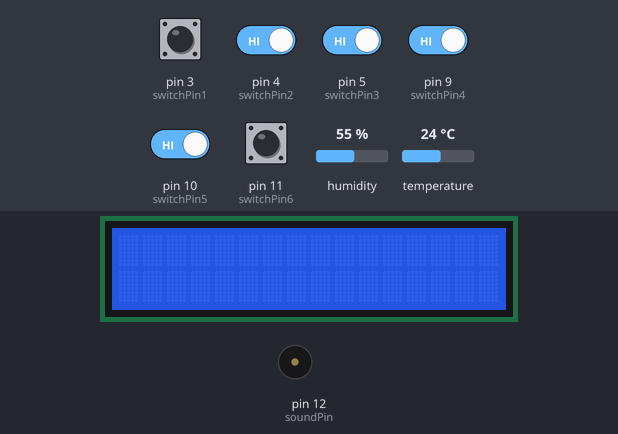
Bench run of a sketch on a simulated Arduino Uno, built with avr-gcc and run on an emulated ATmega328P. On the bench: 16×2 character LCD, buzzer (waves = sounding). Inputs (shaded band) come from the test bench; at power-on: pin 3 (switchPin1), pin 4 (switchPin2), pin 5 (switchPin3), pin 9 (switchPin4), pin 10 (switchPin5), pin 11 (switchPin6) HIGH, humidity 55 %, temperature 24 °C. The local clock reads 2024-03-15 10:24:30 at power-on unless the sketch sets it.

Above: at 2.2 s.
2.3 s: pin 3 (switchPin1) pulled LOW for 0.15 s
At 2.96 s:
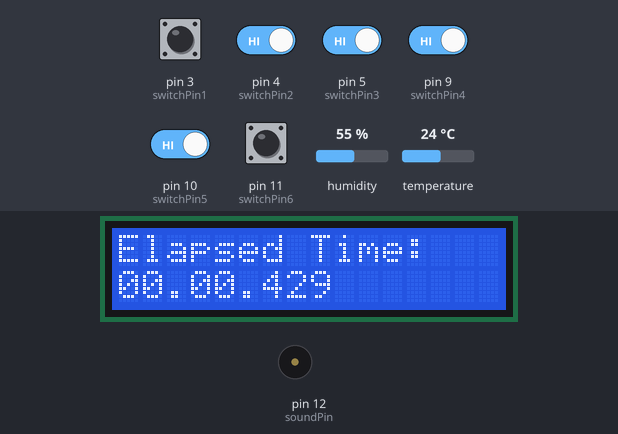
4.6 s: pin 3 (switchPin1) pulled LOW for 1 s
At 4.97 s:
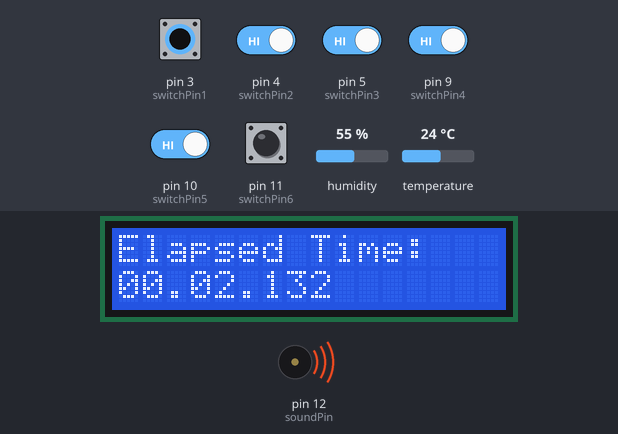
7.7 s: pin 3 (switchPin1) driven LOW and pin 4 (switchPin2) driven LOW and pin 5 (switchPin3) driven LOW and pin 9 (switchPin4) driven LOW and pin 10 (switchPin5) driven LOW
At 10.2 s:
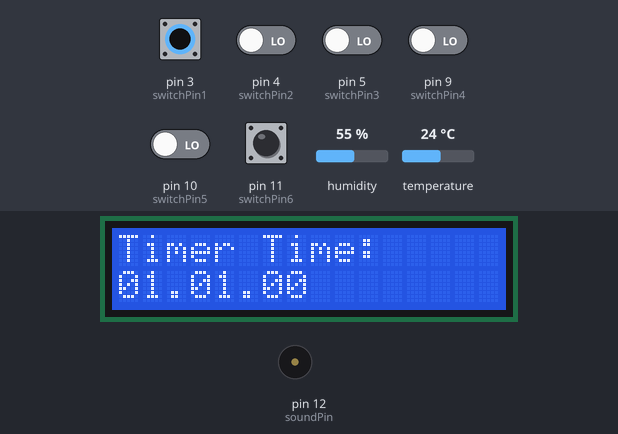
10.6 s: humidity set to 22 %
At 12.4 s:
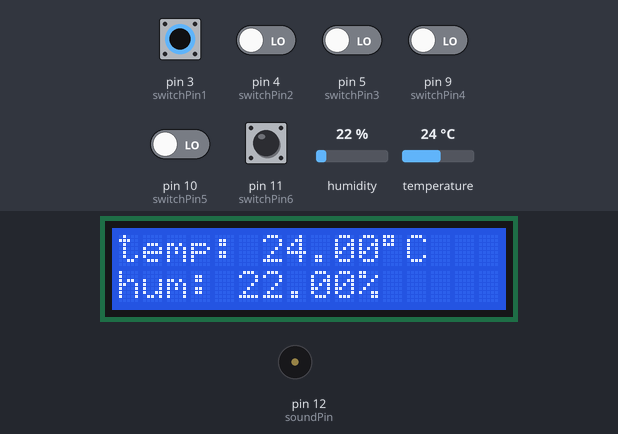
12.7 s: pin 11 (switchPin6) pulled LOW for 1 s
At 13.7 s:
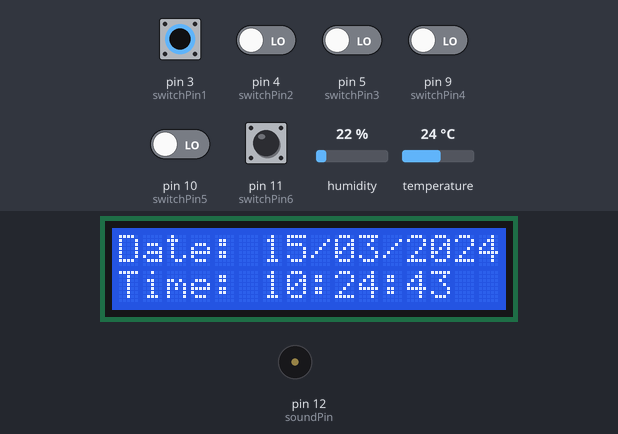
15.2 s: pin 5 (switchPin3) driven HIGH
At 15.61 s:
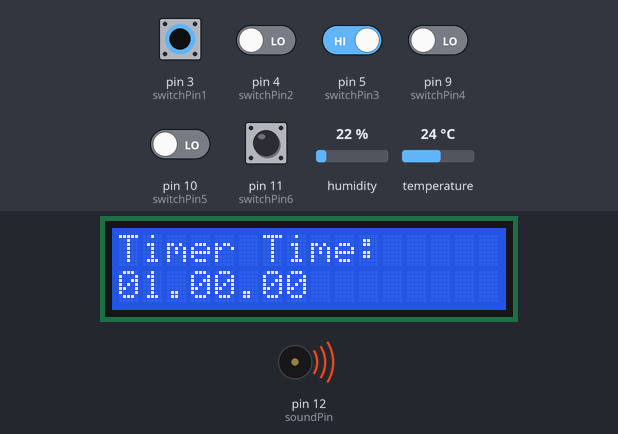
Timing chart, 0 to 18.0 s (numbered marks = the images above; inputs shaded):
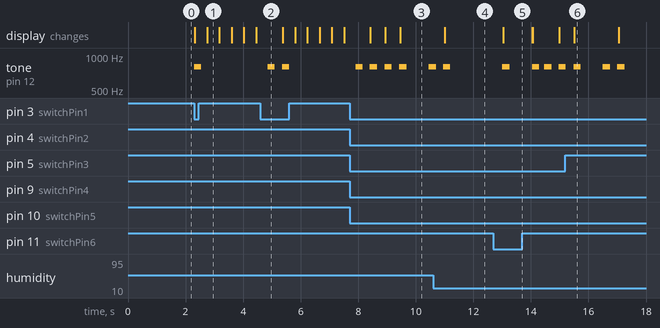

The sketch:

SmartWatch.ino
```cpp
#include <DHT.h> /* Підключення бібліотеки для роботи з датчиком вологості і температури DHT */
#define DHTPIN 2 /* Визначення піна, на якому підключено датчик DHT */
#include <Wire.h> /* Підключення бібліотеки для роботи з I2C протоколом */
#include <LiquidCrystal_I2C.h>  /* Підключення бібліотеки для роботи з I2C LCD дисплеєм */
#include <ThreeWire.h>  /* Підключення бібліотеки для використання трьохпровідкового з'єднання до модуля RTC DS1302 */
#include <RtcDS1302.h>  /* Підключення бібліотеки для роботи з модулем реального часу DS1302 */

LiquidCrystal_I2C lcd(0x27, 16, 2);  /* Ініціалізація об'єкту для роботи з LCD дисплеєм */
DHT dht(DHTPIN, DHT11);  /* Ініціалізація об'єкту для роботи з датчиком DHT11 */
ThreeWire myWire(7, 6, 8);  /* Ініціалізація об'єкту для підключення пінів DAT, CLK, RST годинника реального часу DS1302 */
RtcDS1302<ThreeWire> Rtc(myWire);  /* Ініціалізація об'єкту для роботи з модулем реального часу */

int var, test, ns, lt, lt1;  /* Змінні для керування функціоналом */
int soundPin = 12;  /* Пін для виведення звукового сигналу */
int switchPin1 = 3;  /* Пін для першої кнопки */
int switchPin2 = 4;  /* Пін для другої кнопки */
int switchPin3 = 5;  /* Пін для третьої кнопки */
int switchPin4 = 9;  /* Пін для четвертої кнопки */
int switchPin5 = 10;  /* Пін для п'ятої кнопки */
int switchPin6 = 11;  /* Пін для шостої кнопки */
unsigned long startTime = 0;  /* Початковий час для вимірювання інтервалу */
unsigned long allMili = 0;  /* Початковий час для зворотного відліку */
int selectedHour = 0;  /* Змінна для зберігання вибраних годин */
int selectedMinute = 0;  /* Змінна для зберігання вибраних хвилин */
int selectedSecond = 0;  /* Змінна для зберігання вибраних секунд */

void setup()
{
  Serial.begin(9600);  /* Ініціалізація зв'язку зі зовнішнім пристроєм ( комп'ютером) */
  dht.begin();  /* Ініціалізація датчика DHT */
  lcd.begin();  /* Ініціалізація LCD дисплею */
  delay(1000);  /* Затримка для стабілізації */
  lcd.backlight();  /* Включення підсвічування LCD дисплея */
  Rtc.Begin();  /* Ініціалізація модуля реального часу */
  Rtc.SetIsRunning(true);  /* Запуск модуля реального часу */
  pinMode(switchPin1, INPUT);  /* Встановлення піна для першої кнопки як вхід */
  digitalWrite(switchPin1, HIGH);  /* Підтягування до HIGH для уникнення неправильних сигналів */
  pinMode(switchPin2, INPUT);  /* Встановлення піна для другої кнопки як вхід */
  digitalWrite(switchPin2, HIGH); /* Підтягування до HIGH для уникнення неправильних сигналів */
  pinMode(switchPin3, INPUT); /* Встановлення піна для третьої кнопки як вхід */
  digitalWrite(switchPin3, HIGH); /* Підтягування до HIGH для уникнення неправильних сигналів */
  pinMode(switchPin4, INPUT); /* Встановлення піна для четвертої кнопки як вхід */
  digitalWrite(switchPin4, HIGH); /* Підтягування до HIGH для уникнення неправильних сигналів */
  pinMode(switchPin5, INPUT); /* Встановлення піна для п'ятої кнопки як вхід */
  digitalWrite(switchPin5, HIGH); /* Підтягування до HIGH для уникнення неправильних сигналів */
  pinMode(switchPin6, INPUT); /* Встановлення піна для шостої кнопки як вхід */
  digitalWrite(switchPin6, HIGH); /* Підтягування до HIGH для уникнення неправильних сигналів */
  pinMode(soundPin, OUTPUT);  /* Встановлення піна для звукового сигналу як вихідний */
}

void loop()
{
  //RtcDateTime newDateTime(2024, 04, 05, 19, 19, 25);
  //Rtc.SetDateTime(newDateTime);
  //кнопка 1: секундомір
  if (digitalRead(switchPin1) == LOW) /* Перевірка на натискання першої кнопки */
  {
    tone(soundPin, 800, 250); /* Відтворення звукового сигналу */
    test=1; /* Вказуємо змінній test значення 1. Це робиться для запуску циклу, який буде відповідати за хід шкали таймера в реальному часі. */
    startTime = millis(); /* Ініціалізація таймера */

    while(test==1) /* Запускаємо цикл */
    {
      lcd.clear(); /* Чистемо інформацію на екрані дисплею */
      lcd.setCursor(0, 0); /* Вказуємо кординату дисплею для виведення інформації */

      unsigned long elapsedTime = millis() - startTime; /* Визначаємо час, який пройшов від початку таймера */
      int minutes = (elapsedTime % 3600000) / 60000; /* Обчислення хвилин */
      int seconds = (elapsedTime % 60000) / 1000; /* Обчислення секунд */
      int milliseconds = elapsedTime % 1000; /* Обчислення мілісекунд */

      /* Форматуємо час для виведення на екран */
      String secondsString = String(seconds < 10 ? "0" + String(seconds) : String(seconds)); /* Перевірка на число, а саме чи воно менше 10. Якщо так, ми виводимо на дисплей це число з 0 поперед собою. В іншому випадку просто виводиться це значення. */
      String minutesString = String(minutes < 10 ? "0" + String(minutes) : String(minutes));  /* Перевірка на число, а саме чи воно менше 10. Якщо так, ми виводимо на дисплей це число з 0 поперед собою. В іншому випадку просто виводиться це значення. */
      String millisecondsString = String(milliseconds < 10 ? "0" + String(milliseconds) : String(milliseconds));  /* Перевірка на число, а саме чи воно менше 10. Якщо так, ми виводимо на дисплей це число з 0 поперед собою. В іншому випадку просто виводиться це значення. */

      lcd.print("Elapsed Time:"); /* виводимо даний текст на верхню частину дисплея. Координати були вказані раніше. */
      lcd.setCursor(0, 1);  /* Вказуємо кординату дисплею для виведення інформації */
      lcd.print(String(minutesString) + "." + String(secondsString) + "." + String(millisecondsString)); /* виводимо пройдений час у іншій половині дисплею. */
      delay(400); /* Оновлюємо інформацію кожні 400 мілісекунд. */

      if (digitalRead(switchPin1) == LOW) /* Перевірка на натискання першої кнопки */
        {
          tone(soundPin, 800, 250); /* Відтворення звукового сигналу */
          test=0; /* Присвоюємо інше значення. По цій причині секундомір зупиняється (відбувається вихід з циклу). */
          delay(500); /* Оновлюємо інформацію кожні 500 мілісекунд. */
        }
      }
    }

    if (digitalRead(switchPin2) == LOW) /* Перевірка на натискання другої кнопки */
    {
      tone(soundPin, 800, 250); /* Відтворення звукового сигналу */
      selectedHour = (selectedHour + 1) % 24; /* Збільшення години на 1, обмеження до 23 (0-23 години). Значення збільшується при кожному натисканні. */
      lcd.clear(); /* Очищення дисплею */
      String HourString = String(selectedHour < 10 ? "0" + String(selectedHour) : String(selectedHour));/* Перевірка на число, а саме чи воно менше 10. Якщо так, ми виводимо на дисплей це число з 0 поперед собою. В іншому випадку просто виводиться це значення. */
      lcd.setCursor(0, 0); /* Вказуємо координати */
      lcd.print("Hour: "); /* Виводимо текст */
      lcd.print(HourString); /* Виводимо значення вказаної раніше годинни */
      delay(500); /* Оновлюємо інформацію кожні 500 мілісекунд */
    }

    if (digitalRead(switchPin3) == LOW) /* Перевірка на натискання третьої кнопки */
    {
      tone(soundPin, 800, 250); /* Відтворення звукового сигналу */
      selectedMinute = (selectedMinute + 1) % 60; /* Збільшення хвилини на 1, обмеження до 59 (0-59 хвилин) */
      lcd.clear(); /* Очищення дисплею */
      String MinuteString = String(selectedMinute < 10 ? "0" + String(selectedMinute) : String(selectedMinute));  /* Перевірка на число, а саме чи воно менше 10. Якщо так, ми виводимо на дисплей це число з 0 поперед собою. В іншому випадку просто виводиться це значення. */
      lcd.setCursor(0, 0);  /* Вказуємо координати */
      lcd.print("Minute: ");  /* Виводимо текст */
      lcd.print(MinuteString); /* Виводимо значення вказаної раніше хвилини */
      delay(500); /* Оновлюємо інформацію кожні 500 мілісекунд */
    }

    allMili = (selectedHour * 3600) + (selectedMinute * 60); /* Обчислення часу в секундах */
    lt = 1; /* Позначення, що таймер встановлено */

    if (digitalRead(switchPin4) == LOW) /* Перевірка на натискання четвертої кнопки */
    {
      tone(soundPin, 800, 250); /* Відтворення звукового сигналу */
      while(lt == 1) /* Запускаємо цикл */
      {
        lcd.clear(); /* Очищення дисплею */
        int elapsedTime1 = allMili--; /* Зменшення часу */
        int hours = (elapsedTime1 % 86400) / 3600; /* Обчислення годин */
        int minutes = (elapsedTime1 % 3600) / 60; /* Обчислення хвилин */
        int seconds = (elapsedTime1 % 60); /* Обчислення секунд */

        String hoursString1 = String(hours < 10 ? "0" + String(hours) : String(hours));/* Перевірка на число, а саме чи воно менше 10. Якщо так, ми виводимо на дисплей це число з 0 поперед собою. В іншому випадку просто виводиться це значення. */
        String secondsString1 = String(seconds < 10 ? "0" + String(seconds) : String(seconds));/* Перевірка на число, а саме чи воно менше 10. Якщо так, ми виводимо на дисплей це число з 0 поперед собою. В іншому випадку просто виводиться це значення. */
        String minutesString1 = String(minutes < 10 ? "0" + String(minutes) : String(minutes));/* Перевірка на число, а саме чи воно менше 10. Якщо так, ми виводимо на дисплей це число з 0 поперед собою. В іншому випадку просто виводиться це значення. */

        lcd.setCursor(0, 0);  /* Вказуємо координати */
        lcd.print("Timer Time:"); /* Виводимо текст */
        lcd.setCursor(0, 1);  /* Вказуємо координати */
        lcd.print(String(hoursString1) + "." + String(minutesString1) + "." + String(secondsString1));  /* виводимо пройдений час таймеру у іншій половині дисплею. */
        delay(1000);  /* Оновлюємо інформацію кожну секунду */
        if (elapsedTime1 == 0) /* Перевірка на закінчення часу */
        {
          /* Генерація сигналу про закінчення таймера */
          tone(soundPin, 2000, 500); /* Відтворення звукового сигналу */
          delay(1000);  /* пауза на секунду */
          tone(soundPin, 2000, 500);  /* Відтворення звукового сигналу */
          delay(1000);  /* пауза на секунду */
          tone(soundPin, 2000, 500);  /* Відтворення звукового сигналу */
          delay(1000);  /* пауза на секунду */
          tone(soundPin, 2000, 500);  /* Відтворення звукового сигналу */

          lt = 0; /* Зупинка таймера */
          /* Обнулення всіх раніше введених значень. */
          elapsedTime1 = 0;
          selectedHour = 0;
          selectedMinute = 0;
          hours = 0;
          minutes = 0;
          seconds = 0;
          delay(500); /* Оновлюємо інформацію кожні 500 мілісекунд */
        }

        if (digitalRead(switchPin4) == LOW) /* Перевірка на повторне натискання четвертої кнопки */
        {
          tone(soundPin, 800, 250); /* Відтворення звукового сигналу */
          lt = 0; /* Зупинка таймера */
          /* Обнулення всіх раніше введених значень. */
          elapsedTime1 = 0;
          selectedHour = 0;
          selectedMinute = 0;
          hours = 0;
          minutes = 0;
          seconds = 0;
          delay(500); /* Оновлюємо інформацію кожні 500 мілісекунд */
        }
      }
    }
    if (digitalRead(switchPin5) == LOW) /* Перевірка на натискання п'ятої кнопки */
    {
      tone(soundPin, 800, 250); /* Відтворення звукового сигналу */
      lcd.clear(); /* Очищення дисплею */
      ns = 1; /* Вказуємо змінній ns значення 1. Це робиться для запуску циклу. */
      while(ns == 1) /* Запускаємо цикл */
      {
        float h = dht.readHumidity();  /* Зчитування вологості з датчика DHT */
        float t = dht.readTemperature();  /* Зчитування температури з датчика DHT */
        if (isnan(h) || isnan(t))  /* Перевірка на помилку */
        {
          lcd.print("err"); /* вивід тексту */
          delay (3000); /* оновлювати кожні 3 секунди */
          lcd.clear(); /* Очищення дисплею */
          return;
        }
        else
        {
          lcd.setCursor(0, 0); /* вказуємо координати */
          lcd.print("temp: "); /* вивід тексту */
          lcd.print(t); /* вивід температури */
          lcd.print(char(223)); /* вивід знака градусів */
          lcd.print("C"); /* вивід тексту */
          lcd.setCursor(0, 1); /* вказуємо координати */
          lcd.print("hum: "); /* вивід тексту */
          lcd.print(h); /* вивід вологості */
          lcd.print(char(37)); /* вивід знака відсотків */
          delay (2000); /* оновлювати давнні кожні 2 секунди */
          lcd.clear(); /* вичищення дисплею */
          if (digitalRead(switchPin1) == LOW) /* Перевірка на натискання першої кнопки */
          {
            ns = 0; /* вихід з циклу */
          }
          if (digitalRead(switchPin2) == LOW) /* Перевірка на натискання другої кнопки */
          {
            ns = 0; /* вихід з циклу */
          }
          if (digitalRead(switchPin3) == LOW) /* Перевірка на натискання третьої кнопки */
          {
            ns = 0; /* вихід з циклу */
          }
          if (digitalRead(switchPin4) == LOW) /* Перевірка на натискання четверту кнопки */
          {
            ns = 0; /* вихід з циклу */
          }
          if (digitalRead(switchPin6) == LOW) /* Перевірка на натискання шостої кнопки */
          {
            ns = 0; /* вихід з циклу */
          }
        }
      }
    }
    if (digitalRead(switchPin6) == LOW) /* Перевірка на натискання шостої кнопки */
    {
      tone(soundPin, 800, 250); /* Відтворення звукового сигналу */
      lcd.clear(); /* Очищення дисплею */
    var = 1; /* значення для старту циклу */
    while(var == 1) /* запуск циклу */
    {
      RtcDateTime now = Rtc.GetDateTime();  /* Отримання поточної дати та часу з модуля RTC */
      int hour = now.Hour(); /* введеня години */
      int minute = now.Minute(); /* введення хвилини */
      int second = now.Second(); /* введеня секунди */
      int year = now.Year(); /* введеня року */
      int month = now.Month(); /* введення місяця */
      int day = now.Day(); /* введення дня */

      String hourString = String(hour < 10 ? "0" + String(hour) : String(hour));/* Перевірка на число, а саме чи воно менше 10. Якщо так, ми виводимо на дисплей це число з 0 поперед собою. В іншому випадку просто виводиться це значення. */
      String minuteString = String(minute < 10 ? "0" + String(minute) : String(minute));/* Перевірка на число, а саме чи воно менше 10. Якщо так, ми виводимо на дисплей це число з 0 поперед собою. В іншому випадку просто виводиться це значення. */
      String secondString = String(second < 10 ? "0" + String(second) : String(second));/* Перевірка на число, а саме чи воно менше 10. Якщо так, ми виводимо на дисплей це число з 0 поперед собою. В іншому випадку просто виводиться це значення. */
      String monthString = String(month < 10 ? "0" + String(month) : String(month));/* Перевірка на число, а саме чи воно менше 10. Якщо так, ми виводимо на дисплей це число з 0 поперед собою. В іншому випадку просто виводиться це значення. */
      String dayString = String(day < 10 ? "0" + String(day) : String(day));/* Перевірка на число, а саме чи воно менше 10. Якщо так, ми виводимо на дисплей це число з 0 поперед собою. В іншому випадку просто виводиться це значення. */

      String dateString = String(dayString) + "/" + String(monthString) + "/" + String(year); /* розтановка значень для ввиводу */
      String timeString = String(hourString) + ":" + String(minuteString) + ":" + String(secondString); /* розтановка значень для ввиводу */
      lcd.setCursor(0, 0); /* вибід координати */
      lcd.print("Date: "); /* вивід тексту */
      lcd.print(dateString); /* вивід дати */
      lcd.setCursor(0, 1); /* вибір координати */
      lcd.print("Time: "); /* вивід тексту */
      lcd.print(timeString); /* вивід часу */
      delay(1000); /* оновлювати щосекундно */
      lcd.clear(); /* Очищення дисплею */
      if (digitalRead(switchPin1) == LOW) /* Перевірка на натискання першої кнопки */
      {
        var = 0; /* вихід з циклу */
      }
      if (digitalRead(switchPin2) == LOW) /* Перевірка на натискання другої кнопки */
      {
        var = 0; /* вихід з циклу */
      }
      if (digitalRead(switchPin3) == LOW) /* Перевірка на натискання третьої кнопки */
      {
        var = 0; /* вихід з циклу */
      }
      if (digitalRead(switchPin4) == LOW) /* Перевірка на натискання четвертої кнопки */
      {
        var = 0; /* вихід з циклу */
      }
      if (digitalRead(switchPin5) == LOW) /* Перевірка на натискання п'ятої кнопки */
      {
        var = 0; /* вихід з циклу */
      }
    }
  }
}
```

Measured:
- after the input at 2.3 s, tone on pin 12 (soundPin): silent → 800 Hz at once, → silent 0.25 s later; the display: first changes at once (image 1 shows a later state)
- after the input at 4.6 s, tone on pin 12 (soundPin): alternates 800 Hz for 0.25 s and silent for 0.25 s, 4 changes in all, then stays silent, starting after 0.25 s
- after the input at 7.7 s, tone on pin 12 (soundPin): goes 3 × (800 Hz 0.25 s, silent 0.25 s), 800 Hz 0.25 s, silent 0.77 s, then 800 Hz, starting after 0.21 s; the display: first changes after 0.72 s (image 3 shows a later state)
- after the input at 10.6 s, the display: changes after 0.40 s (image 4)
- after the input at 12.7 s, the display: changes after 0.34 s (image 5)
- what the display in image 1 shows lasts 0.4 s, from 2.8 s to 3.2 s
- what the display in image 6 shows lasts 1.6 s, from 15.5 s to 17.1 s
